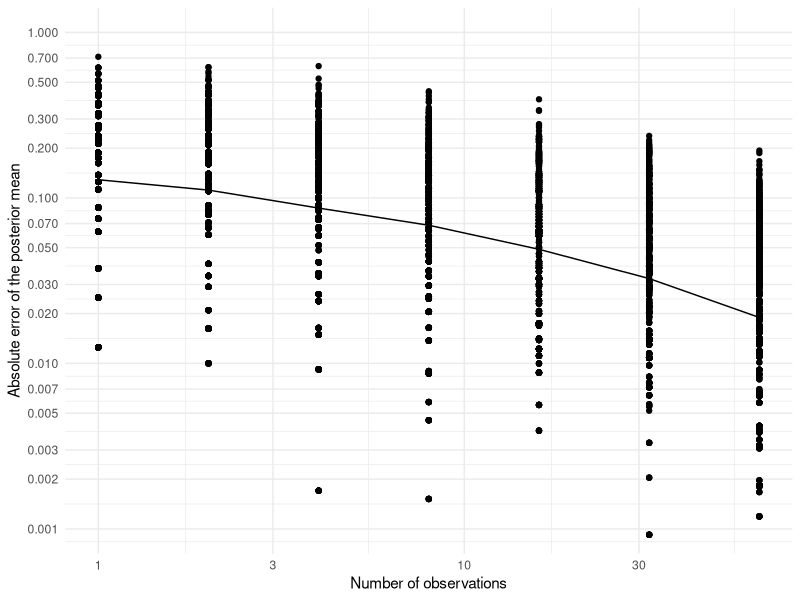
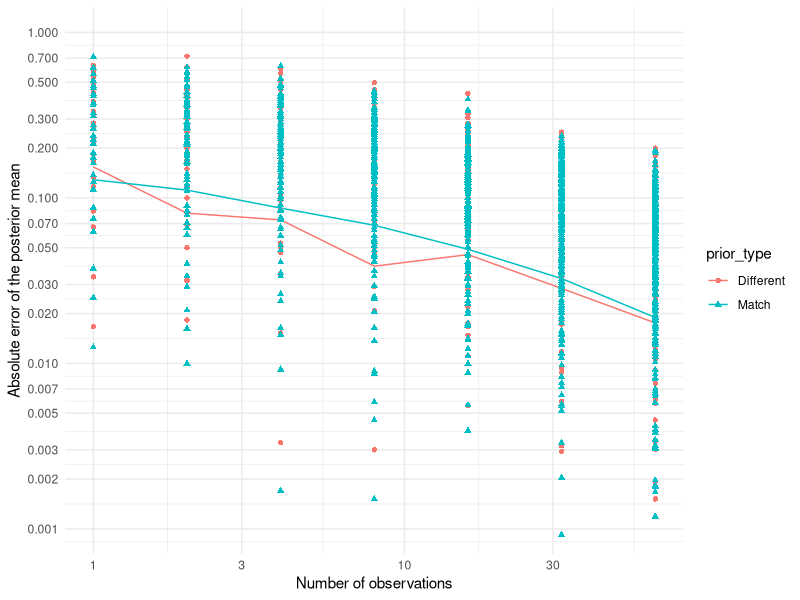

Write the R code that produced these figures, in order.
## ---- chunk 1
knitr::opts_chunk$set(echo = TRUE)
#if you do not have the package, type install.packages("name_of_the_package")
library(knitr)
library(tseries)
## ---- chunk 2
# this is where your R code goes
posterior_distribution = function(rho, n_successes, n_observations) {
  K = length(rho) - 1
  gamma = rho * dbinom(n_successes, n_observations, (0:K)/K)
  normalizing_constant = sum(gamma)
  gamma/normalizing_constant
}
## ---- chunk 3
# this is where your R code goes
posterior_mean = function(posterior_distribution, K) {
  x = (0:K) / K
  
  result = sum(x * posterior_distribution)
  
  return(result)
}
## ---- chunk 4
# this is where your R code goes
simulate_posterior_mean_error = function(rho_true, rho_prior, n_observations) {
  K = length(rho_prior) - 1
  x = (0:K) / K
  
  pt = sample(x, size = 1, prob = rho_true)
  
  ps = rbinom(n_observations, size = 1, prob = pt)
  
  pd = posterior_distribution(rho_prior, sum(ps), n_observations)
  
  pm = posterior_mean(pd, K)
  
  return(abs(pt - pm))
}

## ---- chunk 5
# this is where your R code goes
set.seed(1)

K = 20
rho_true = rho_prior = 1:(K+1)
n_obs_vector <- 2^(0:6)
n = 1000

experiment_results = data.frame(n_observations = integer(), replication = integer(), error = numeric())

for (i in n_obs_vector) {
  for (j in 1:n) {
    error = simulate_posterior_mean_error(rho_true, rho_prior, i)
    experiment_results = rbind(experiment_results, data.frame(n_observations = i, replication = j, error = error))
  }
}

head(experiment_results)
tail(experiment_results)

## ---- chunk 6
# this is where your R code goes
library(ggplot2)
ggplot(experiment_results, aes(x=n_observations, y=error+1e-9)) + # avoid log(0)
  stat_summary(fun = mean, geom="line") + # Line averages over 1000 replicates
  scale_x_log10() +  # Show result in log-log scale
  scale_y_log10(n.breaks=16) +
  coord_cartesian(ylim = c(1e-3, 1)) +
  theme_minimal() +
  geom_point() +
  labs(x = "Number of observations",
       y = "Absolute error of the posterior mean")
## ---- chunk 7
# this is where your R code goes
slope_est = (log10(experiment_results$error[6]) - log10(experiment_results$error[4])) / (log10(64) - log10(16))
print(slope_est)

## ---- chunk 8
# this is where your R code goes
set.seed(1)

K = 20
rho_true = 1:(K+1)
rho_prior = rep(1, K+1) 
n_obs_vector <- 2^(0:6)
n = 1000

new_results = data.frame(n_observations = integer(), replication = integer(), error = numeric())

for (i in n_obs_vector) {
  for (j in 1:n) {
    error = simulate_posterior_mean_error(rho_true, rho_prior, i)
    new_results = rbind(new_results, data.frame(n_observations = i, replication = j, error = error))
  }
}

head(new_results)
tail(new_results)

experiment_results$prior_type = "Match"
new_results$prior_type = "Different"

all_results = rbind(new_results, experiment_results)



ggplot(all_results, aes(x=n_observations, y=error+1e-9, # avoid log(0) 
                        color=prior_type, shape=prior_type)) + 
  stat_summary(fun = mean, geom="line") + # Line averages over 1000 replicates
  scale_x_log10() +  # Show result in log-log scale
  scale_y_log10(n.breaks=16) +
  coord_cartesian(ylim = c(1e-3, 1)) +
  theme_minimal() +
  geom_point() +
  labs(x = "Number of observations",
       y = "Absolute error of the posterior mean")

